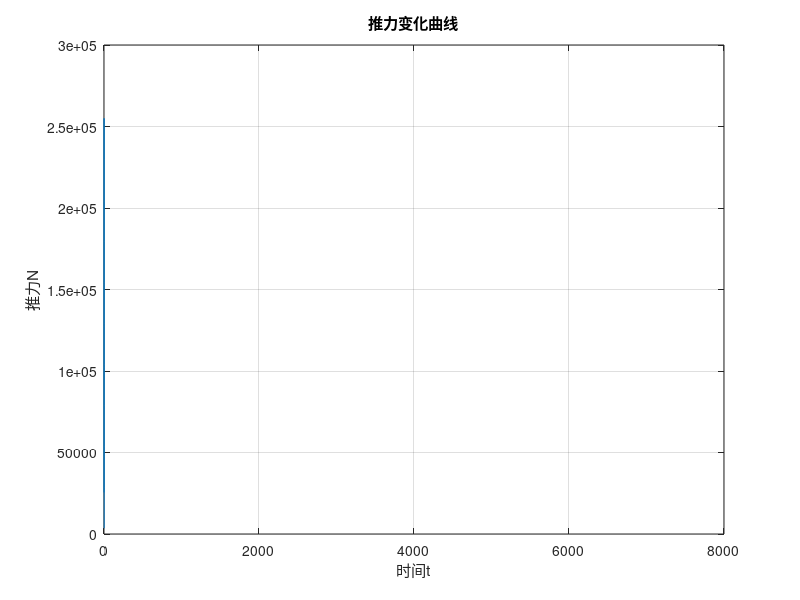
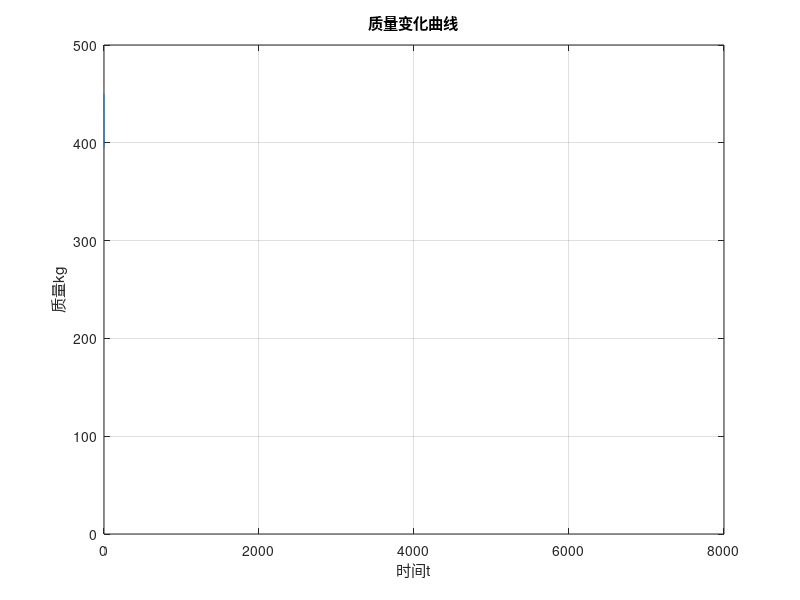

Source code (MATLAB) for these figures, in order:
clear
clc
close all

dt1u=0.1;
T1=2;
dt1d=0.1;

t1 = dt1u;
t2=t1+T1;
t3=t2+dt1d;

F1= 255 * 1000;
F2= 3.5 * 1000;
Isp0 = 1000.0
Isp1 = 7680.0
Isp = Isp0;
m=450;
for i=1:1:8000/0.01
    t=i*0.01;
    T(i)=t;
    FF=0;
    if t<t1
        FF = F1/dt1u*t;
    elseif t<t2
        FF = F1;
    elseif t<t3
       FF = (F2-F1)/dt1d*(t-t2)+F1;
    else
       FF = F2;
       Isp = Isp1;
    if m<=0
        FF = 0;
    end
    end
    F(i)=FF;
    
    dm = FF/Isp/9.8;
    m=m-dm*0.01;
    M(i)=m;
    
end
figure(1)
plot(T,F)
grid on
title("推力变化曲线")
xlabel("时间t")
ylabel("推力N")
figure(2)
plot(T,M)
grid on
title("质量变化曲线")
xlabel("时间t")
ylabel("质量kg")
